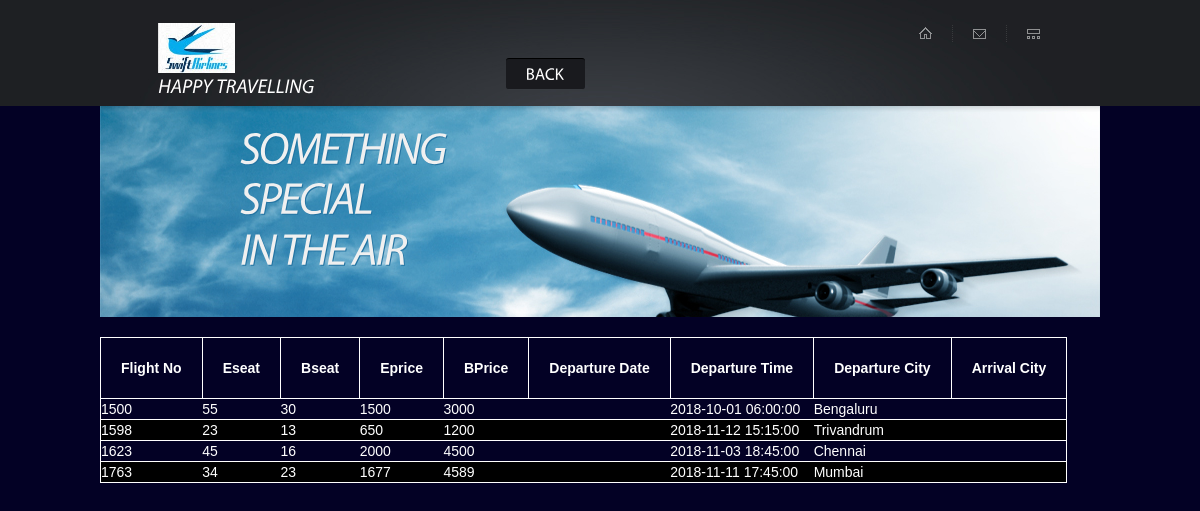
The page /view.php on the database its author committed.
### tables this page shows
CREATE TABLE `flightdetails` (
  `FlightNo` int(11) NOT NULL,
  `Eseat` int(11) NOT NULL,
  `Bseat` int(11) NOT NULL,
  `Eprice` int(11) NOT NULL,
  `Bprice` int(11) NOT NULL,
  `DepTime` datetime NOT NULL,
  `ArrivTime` datetime NOT NULL,
  `DepCity` varchar(20) NOT NULL,
  `ArrivCity` varchar(20) NOT NULL,
  `class` varchar(15) NOT NULL
);

### view.php (the view, shortened to what this page needs)
<!DOCTYPE html>
<html lang="en">
<head>
<link rel="stylesheet" href="css/reset.css" type="text/css" media="all">
<link rel="stylesheet" href="css/layout.css" type="text/css" media="all">
<link rel="stylesheet" href="css/style.css" type="text/css" media="all">
<?php
  include $_SERVER["DOCUMENT_ROOT"].'/Airline/core/init.php';
?>
</head>
<body id="page11">
<div class="body1">
	<div class="main">
	<header>
			<div class="wrapper">
				<h1>
					<img src="images/logo1.jpg" height = 50 px>
					<a href="index1.php" id="logo1"> </a><span id="slogan">Happy Travelling</span>
				</h1>
				<div class="right">
					<nav>
						<ul id="top_nav">
							<li><a href="index1.php"><img src="images/img1.gif" alt=""></a></li>
							<li><a href="index-4.php"><img src="images/img2.gif" alt=""></a></li>
							<li class="bg_none"><a href="#"><img src="images/img3.gif" alt=""></a></li>
						</ul>
					</nav>
						<ul id="menu">
							<li id="menu_active"><a href="adminindex.php">Back</a></li>
						</ul>
				</div>
			</div>
		</header>
	</div>
</div>
<div class="main">
	<div id="banner">
		<div class="text1">
			<span>SOMETHING SPECIAL<br> IN THE AIR</span><p></p>
		</div>
	</div>
</div>
<div class="main">
<section id="content">
		<div class="wrapper">
<?php
	$a=("SELECT * FROM flightdetails");
	$view=mysqli_query($conn,$a);
	if(mysqli_num_rows($view) > 0)
			{ ?>
				<table>
				<thead>
				<tr>
				<th>Flight No </th>
				<th>Eseat</th>
				<th>Bseat</th>
				<th>Eprice</th>
				<th>BPrice</th>
				<th>Departure Date</th>
				<th>Departure Time</th>
				<th>Departure City</th>
				<th>Arrival City</th>
				</tr>
				</thead>
				<tbody>
<?php
						while($row=mysqli_fetch_assoc($view))
						{?>
							<tr>
							<td><?php echo $row['FlightNo'] ;?></td>
							<td><?php echo $row['Eseat'] ;?></td>
							<td><?php echo $row['Bseat'] ;?></td>
							<td><?php echo $row['Eprice'] ;?></td>
							<td><?php echo $row['Bprice'] ;?></td>
							<td><?php echo $row['DepDate'] ;?></td>
							<td><?php echo $row['DepTime'] ;?></td>
							<td><?php echo $row['DepCity'] ;?></td>
							<td><?php echo $row['DestCity'] ;?></td>
							</tr>
						<?php
						} ?>
						<br>
				 </tbody>
				 </table>
	  <?php } ?>
</div>
</section>
</div>
</body>

### css/style.css (style rules this page uses)
article, aside, audio, canvas, command, datalist, details, embed, figcaption, figure, footer, header, hgroup, keygen, meter, nav, output, progress, section, source, video { display:block }
.right { float:right }
.wrapper { width:100%;overflow:hidden }
body { background:#030125; border:0;font:14px Arial,Helvetica,sans-serif;color:#3c4046;line-height:20px;min-width:1000px }
.main { margin:0 auto;width:1000px }
.body1 { background:url(../images/bg_top.jpg) top center no-repeat #1e2023 }
a { color:#1e749a;text-decoration:underline;outline:none }
h1 { font-size:20px;font-weight:400;text-transform:uppercase;line-height:26px;color:#fff;float:left;padding:23px 0 0 58px }
p { padding-bottom:20px }
header { width:100%;overflow:hidden;height:106px }
header .right { width:600px }
#slogan { display:block }
#top_nav { float:right;padding:25px 60px 0 0 }
#top_nav li { float:left;padding-right:21px;margin-right:20px;background:url(../images/line_top.gif) right 0 no-repeat;padding-top:2px;padding-bottom:3px }
#top_nav .bg_none { padding-right:0;margin:0;background:none }
#menu { float:left;padding-top:8px;padding-left:5px;width:570px }
#menu li { float:left;padding-left:1px }
#menu li a { display:block;font-size:16px;text-transform:uppercase;color:#fff;text-decoration:none;line-height:30px;behavior:url(js/PIE.htc);position:relative;padding:0 20px;margin:1px 0 }
#menu li a:hover, #menu #menu_active a { border-bottom:1px solid #373b40;border-top:1px solid #000;background:#191a1e;border-radius:3px;-moz-border-radius:3px;-webkit-border-radius:3px;margin:0 }
#banner { background:url(../images/bg_img.jpg) 0 0 no-repeat;height:211px;padding:30px 0 0 60px }
.text1 { font-weight:600;color:#f0f0f0;font-size:50px;line-height:60px;width:330px;letter-spacing:-2px }
.text1 span { font-size:45px;line-height:50px;display:block;padding-left:80px;margin-top:-12px;font-weight:400;letter-spacing:-2px }
.text1 p { font-size:18px;line-height:20px;font-weight:400;padding:13px 0 25px 0;letter-spacing:-1px }
#content { width:100%;overflow:hidden }
* { box-sizing: border-box; }

### view.php (style rules this page uses)
table,th,td,tr { color: white; border: 1px solid white; padding: 20px; text-align: left; }
tr:nth-child(even) { background-color: #000000; }

### rows shown on the page
flightdetails: FlightNo "1500", Eseat "55", Bseat "30", Eprice "1500", Bprice "3000", DepTime "2018-10-01 06:00:00", DepCity "Bengaluru"
flightdetails: FlightNo "1598", Eseat "23", Bseat "13", Eprice "650", Bprice "1200", DepTime "2018-11-12 15:15:00", DepCity "Trivandrum"
flightdetails: FlightNo "1623", Eseat "45", Bseat "16", Eprice "2000", Bprice "4500", DepTime "2018-11-03 18:45:00", DepCity "Chennai"
flightdetails: FlightNo "1763", Eseat "34", Bseat "23", Eprice "1677", Bprice "4589", DepTime "2018-11-11 17:45:00", DepCity "Mumbai"
